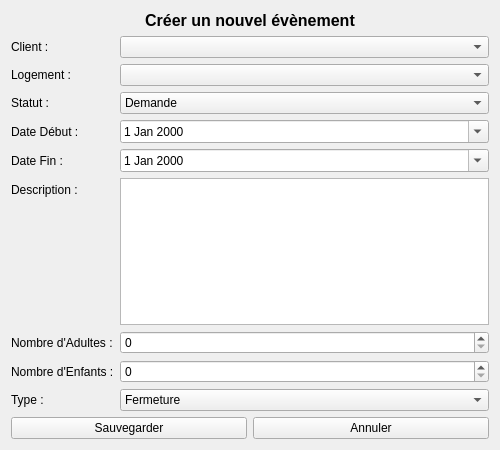
<?xml version="1.0" encoding="UTF-8"?>
<ui version="4.0">
 <class>NewEventForm</class>
 <widget class="QWidget" name="NewEventForm">
  <property name="geometry">
   <rect>
    <x>0</x>
    <y>0</y>
    <width>500</width>
    <height>450</height>
   </rect>
  </property>
  <property name="windowTitle">
   <string>Nouveau Évènement</string>
  </property>
  <layout class="QVBoxLayout" name="verticalLayout">
   <item>
    <widget class="QLabel" name="label_title">
     <property name="text">
      <string>Créer un nouvel évènement</string>
     </property>
     <property name="alignment">
      <set>Qt::AlignCenter</set>
     </property>
     <property name="font">
      <font>
       <weight>75</weight>
       <bold>true</bold>
       <pointsize>12</pointsize>
      </font>
     </property>
    </widget>
   </item>
   <item>
    <layout class="QFormLayout" name="formLayout">
     <!-- Client ID -->
     <item row="0" column="0">
      <widget class="QLabel" name="label_client">
       <property name="text">
        <string>Client :</string>
       </property>
      </widget>
     </item>
     <item row="0" column="1">
      <widget class="QComboBox" name="comboBox_client"/>
     </item>
     <!-- Logement ID -->
     <item row="1" column="0">
      <widget class="QLabel" name="label_logement">
       <property name="text">
        <string>Logement :</string>
       </property>
      </widget>
     </item>
     <item row="1" column="1">
      <widget class="QComboBox" name="comboBox_logement"/>
     </item>
     <!-- Statut -->
     <item row="2" column="0">
      <widget class="QLabel" name="label_status">
       <property name="text">
        <string>Statut :</string>
       </property>
      </widget>
     </item>
     <item row="2" column="1">
      <widget class="QComboBox" name="comboBox_statut">
       <item>
        <property name="text">
         <string>Demande</string>
        </property>
       </item>
       <item>
        <property name="text">
         <string>En attente</string>
        </property>
       </item>
       <item>
        <property name="text">
         <string>Confirmée</string>
        </property>
       </item>
       <item>
        <property name="text">
         <string>Annulée</string>
        </property>
       </item>
      </widget>
     </item>
     <!-- Date Début -->
     <item row="3" column="0">
      <widget class="QLabel" name="label_date_debut">
       <property name="text">
        <string>Date Début :</string>
       </property>
      </widget>
     </item>
     <item row="3" column="1">
      <widget class="QDateEdit" name="dateEdit_debut">
       <property name="calendarPopup">
        <bool>true</bool>
       </property>
      </widget>
     </item>
     <!-- Date Fin -->
     <item row="4" column="0">
      <widget class="QLabel" name="label_date_fin">
       <property name="text">
        <string>Date Fin :</string>
       </property>
      </widget>
     </item>
     <item row="4" column="1">
      <widget class="QDateEdit" name="dateEdit_fin">
       <property name="calendarPopup">
        <bool>true</bool>
       </property>
      </widget>
     </item>
     <!-- Description -->
     <item row="5" column="0">
      <widget class="QLabel" name="label_description">
       <property name="text">
        <string>Description :</string>
       </property>
      </widget>
     </item>
     <item row="5" column="1">
      <widget class="QTextEdit" name="textEdit_description"/>
     </item>
     <!-- Nombre d'Adultes -->
     <item row="6" column="0">
      <widget class="QLabel" name="label_adultes">
       <property name="text">
        <string>Nombre d'Adultes :</string>
       </property>
      </widget>
     </item>
     <item row="6" column="1">
      <widget class="QSpinBox" name="spinBox_adultes"/>
     </item>
     <!-- Nombre d'Enfants -->
     <item row="7" column="0">
      <widget class="QLabel" name="label_enfants">
       <property name="text">
        <string>Nombre d'Enfants :</string>
       </property>
      </widget>
     </item>
     <item row="7" column="1">
      <widget class="QSpinBox" name="spinBox_enfants"/>
     </item>
     <!-- Type -->
     <item row="8" column="0">
      <widget class="QLabel" name="label_type">
       <property name="text">
        <string>Type :</string>
       </property>
      </widget>
     </item>
     <item row="8" column="1">
      <widget class="QComboBox" name="comboBox_type">
       <item>
        <property name="text">
         <string>Fermeture</string>
        </property>
       </item>
       <item>
        <property name="text">
         <string>Réservation</string>
        </property>
       </item>
      </widget>
     </item>
    </layout>
   </item>
   <item>
    <layout class="QHBoxLayout" name="horizontalLayout_buttons">
     <item>
      <widget class="QPushButton" name="button_save">
       <property name="text">
        <string>Sauvegarder</string>
       </property>
      </widget>
     </item>
     <item>
      <widget class="QPushButton" name="button_cancel">
       <property name="text">
        <string>Annuler</string>
       </property>
      </widget>
     </item>
    </layout>
   </item>
  </layout>
 </widget>
 <resources/>
 <connections/>
</ui>
